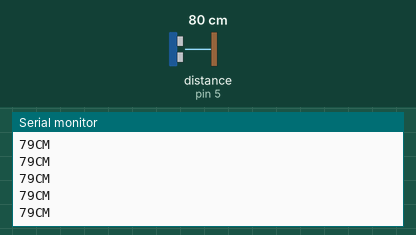
The sketch below on a simulated Arduino Uno, built with avr-gcc and run on an emulated ATmega328P. On the bench: the last lines printed to the serial monitor. Wiring (inferred from the names in the program): ultrasonic range finder: trigger pin 4; echo pin 5. The test bench sets the inputs (shaded band); at power-on: distance to the obstacle (sensor on pin 5) 80 cm. The echo pulse lasts 58.3 µs per cm.

Above: at 1.2 s.
1.3 s: distance to the obstacle (sensor on pin 5) set to 2 cm
At 2.1 s:
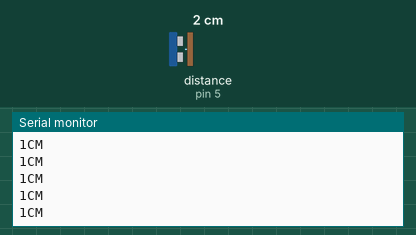
4.3 s: distance to the obstacle (sensor on pin 5) set to 4 cm
At 5.0 s:
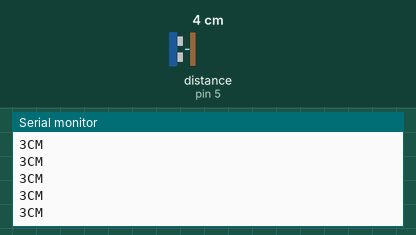
5.8 s: distance to the obstacle (sensor on pin 5) set to 250 cm
At 6.6 s:
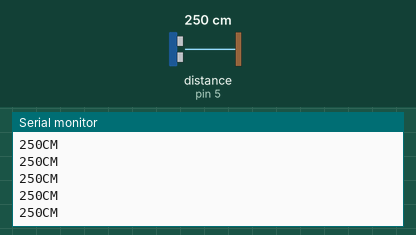
Timing chart, 0 to 8.8 s (numbered marks = the images above; inputs shaded):
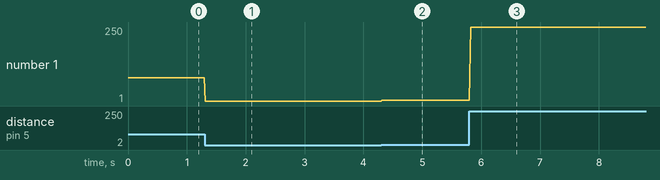

Measured:
- after the input at 1.3 s, the serial monitor: prints a new line at once (image 1)
- after the input at 4.3 s, the serial monitor: prints a new line at once (image 2)
- after the input at 5.8 s, the serial monitor: prints a new line at once (image 3)
- plotted number 1: 79 → 1 after the input at 1.3 s, 1 → 3 after the input at 4.3 s, 3 → 250 after the input at 5.8 s

The sketch:

Ultrasonic.ino
```cpp
//Name: B.Lakshmi Anjali
//Reg No:192311344
//Embedded System:ECA1407

int trigPin = 4;
int echoPin = 5;

void setup()
{
    Serial.begin(9600);
    pinMode(trigPin, OUTPUT);
    pinMode(echoPin, INPUT);
}

void loop()
{
    long duration, distance;

    digitalWrite(trigPin, HIGH);
    delayMicroseconds(1000);
    digitalWrite(trigPin, LOW);

    duration = pulseIn(echoPin, HIGH);
    distance = (duration / 2) / 29.1;

    Serial.print(distance);
    Serial.println("CM");

    delay(10);
}
```
